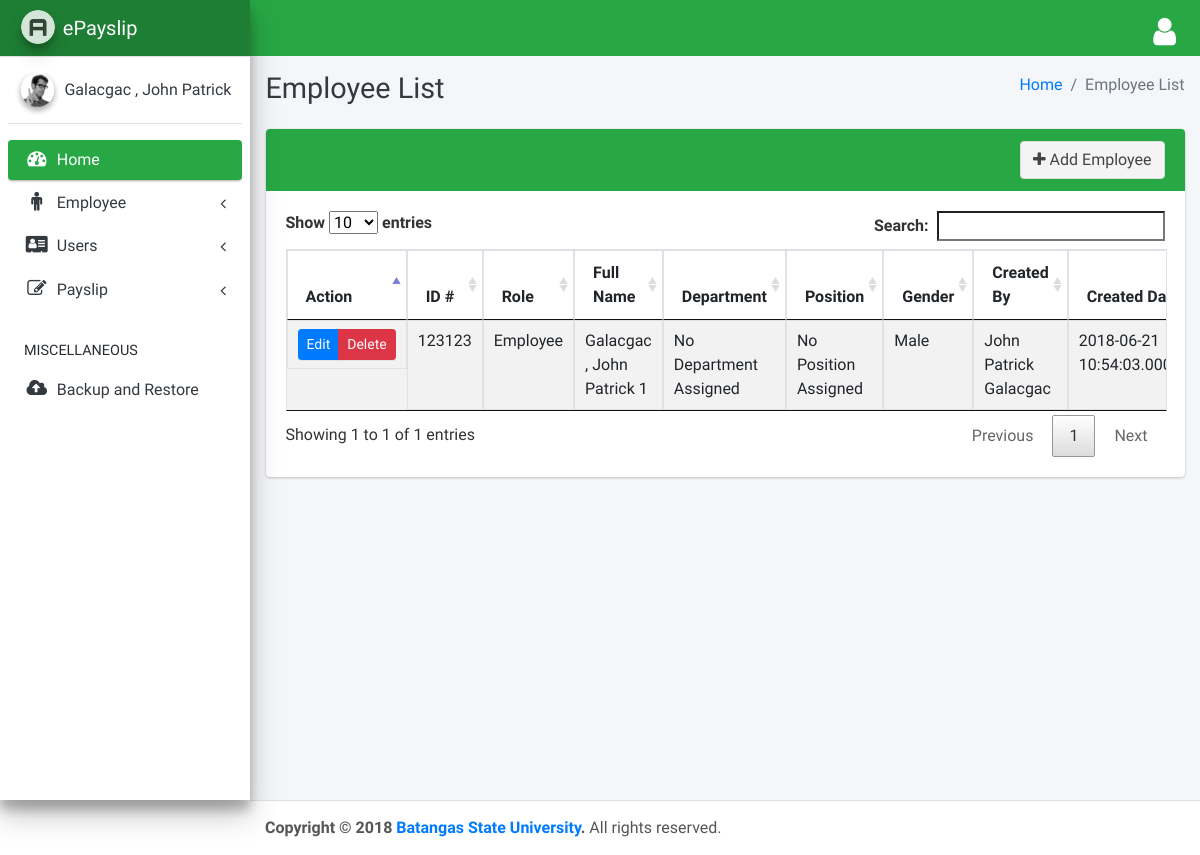
/employeelist.php (signed in), run on the app's committed database.
### tables this page shows
CREATE TABLE IF NOT EXISTS `user` (
`id` int(10) NOT NULL,
  `roleid` int(10) NOT NULL,
  `idnumber` varchar(20) NOT NULL,
  `password` varchar(32) NOT NULL,
  `firstname` varchar(50) NOT NULL,
  `middlename` varchar(50) DEFAULT NULL,
  `lastname` varchar(50) NOT NULL,
  `birthdate` date NOT NULL,
  `gender` varchar(10) NOT NULL,
  `departmentid` int(10) NOT NULL,
  `positionid` int(10) NOT NULL,
  `address` varchar(250) NOT NULL,
  `contactnumber` varchar(30) NOT NULL,
  `emailadd` varchar(50) NOT NULL,
  `createdby` varchar(50) NOT NULL,
  `createddate` datetime(6) NOT NULL,
  `modifiedby` varchar(50) DEFAULT NULL,
  `modifieddate` datetime(6) DEFAULT NULL,
  `isactive` bit(10) NOT NULL DEFAULT b'1'
);

### config/config.php (called while the page is built, shortened)
<?php
$databaseName = 'bsuepayslip';
 $db = mysql_select_db($databaseName);
?>

### helpers/crud.php (called while the page is built, shortened)
<?php
function _getAllData($tablename){
    if ($tablename != NULL){
        require_once("config/config.php");
        $result = mysql_query("SELECT * FROM " . $tablename)  or die (mysql_error());
        if($result){
            $data['data'] = mysql_fetch_assoc($result);
            $data['count'] = mysql_affected_rows();
            return $data;
        }
        else{
            $data['data'] = NULL;
            $data['count'] = 0;
            return $data;
        }
    }
}
function _getAllDataByParam($tablename,$param){
    if ($tablename != NULL){
        require_once("config/config.php");
        $result = mysql_query("SELECT * FROM " . $tablename . " WHERE " . $param)  or die (mysql_error());
        if($result){
            $data['data'] = mysql_fetch_assoc($result);
            $data['count'] =mysql_affected_rows();
            return $data;
        }
        else{
            $data['data'] = NULL;
            $data['count'] = 0;
            return $data;
        }
    }
}
?>

### helpers/helper.php (called while the page is built, shortened)
<?php
function getRoleName($roleid){
    if ($roleid != null) {
        if ($roleid == 1) {
            return 'Employee';
        }
        elseif ($roleid == 0) {
            return 'Administrator';
        }
        else {
            return 'Unknown Role';
        }
    }
    else{
        return 'Unknown Role';
    }
}
function formatFullName($format,$firstname,$middlename,$lastname){
    if ($format == 'fml') {
        return $firstname . ' ' . $middlename . ' ' . $lastname;
    }
    else if ($format == 'lfm') {
        return $lastname . ', ' . $firstname . ' ' . $middlename;
    }
    else {
        return $firstname . ' ' . $middlename . ' ' . $lastname;
    }
}
function getDepartmentName($departmentid){
   $data = _getAllDataByParam('department','id = '. $departmentid);
   return 'No Department Assigned';
}
function getPositionName($positionid){
    $data = _getAllDataByParam('position','id = ' . $positionid);
    return 'No Position Assigned';
 }
?>

### employeelist.php (the view, shortened to what this page needs)
<?php
  $_HeaderTitle = 'Employee List';
  include 'helpers/header.php';
  include 'helpers/helper.php';
  include 'helpers/crud.php';
  $users_employee = _getAllData('user');
  $empdataList = array();
  if ($users_employee != null && $users_employee['count'] != 0){
      $empdataList[] = $users_employee['data'];
  }
  else{
      $empdataList[] = null;
  }
?>
    <div class="content">
      <div class="container-fluid">
        <div class="card card-success">
              <div class="card-header">
              <button type="button" class="btn btn-xs btn-default pull-right" data-toggle="modal" data-target="#myModal"><i class="fa fa-plus"></i> Add Employee</button>
              </div>
              <div class="card-body">
                <table class="table table-responsive table-bordered table-striped table-hover table-condensed jqdatatable">
                <thead>
                   <th>
                   Action
                  </th>
                  <th>
                    ID #
                  </th>
                  <th>
                    Role
                  </th>
                  <th>
                    Full Name
                  </th>
                  <th>
                    Department
                  </th>
                  <th>
                    Position
                  </th>
                  <th>
                    Gender
                  </th>
                  <th>
                    Created By
                  </th>
                  <th>
                    Created Date
                  </th>
                </thead>
                <tbody>
                  <?php
                  if ($empdataList == null){
                    echo '<tr><td colspan="8" class="text-center">-- No Records Found! --</td></tr>';
                  }
                  else{
                    foreach ($empdataList as $empList) {
                      echo '<tr>';
                      echo '<td class="btn-group"><button type="button" class="btn btn-sm btn-primary" name="EditEmployee" id="EditEmployee" value="'. $empList["id"].'">Edit</button><button type="button" class="btn btn-sm btn-danger" name="DeleteEmployee" id="DeleteEmployee" value="'. $empList["id"].'">Delete</button></td>';
                      echo '<td>'. $empList["idnumber"] .'</td>';
                      echo '<td>'. getRoleName($empList['roleid']) .'</td>';
                      echo '<td>'. formatFullName('lfm',$empList['firstname'],$empList['middlename'],$empList['lastname']) .'</td>';
                      echo '<td>'. getDepartmentName($empList['departmentid']) .'</td>';
                      echo '<td>'. getPositionName($empList['positionid']) .'</td>';
                      echo '<td>'. $empList['gender'] .'</td>';
                      echo '<td>'. $empList['createdby'] .'</td>';
                      echo '<td>'. $empList['createddate'] .'</td>';
                      echo '</tr>';
                    }
                  }
                  ?>
                  </tbody>
                </table>
              </div>
            </div>
		</div>
  </div>
<?php include 'helpers/footer.php'; ?>

### helpers/header.php (shortened to what this page needs)
<!DOCTYPE html>
<html lang="en">
<head>
<link rel="stylesheet" href="plugins/datatables/datatables.css">
  <link rel="stylesheet" href="plugins/font-awesome/css/font-awesome.min.css">
  <link rel="stylesheet" href="dist/css/adminlte.css">
</head>
<body class="hold-transition sidebar-mini">
<div class="wrapper">
  <nav class="main-header navbar navbar-expand  navbar-dark bg-success">
    <ul class="navbar-nav ml-auto">
      <li class="nav-item dropdown">
        <a class="nav-link" data-toggle="dropdown" href="#">
          <i class="fa fa-user fa-2x"></i>
        </a>
    </ul>
  </nav>
  <aside class="main-sidebar sidebar-light-success elevation-4 ">
    <a href="index.php" class="brand-link bg-success">
      <img src="dist/img/AdminLTELogo.png" alt="AdminLTE Logo" class="brand-image img-circle elevation-3"
           style="opacity: .8">
      <span class="brand-text font-weight-light">ePayslip</span>
    </a>
    <div class="sidebar">
      <div class="user-panel mt-3 pb-3 mb-3 d-flex">
        <div class="image">
          <img src="dist/img/user2-160x160.jpg" class="img-circle elevation-2" alt="User Image">
        </div>
        <div class="info">
          <a href="#" class="d-block"><?php echo $_SESSION["isLogin"]['lastname'] . ", " . $_SESSION["isLogin"]['firstname']; ?></a>
        </div>
      </div>
      <nav class="mt-2">
        <ul class="nav nav-pills nav-sidebar flex-column" data-widget="treeview" role="menu" data-accordion="false">
           <li class="nav-item has-treeview menu-open">
            <a href="index.php" class="nav-link active">
              <i class="nav-icon fa fa-dashboard"></i>
              <p> Home</p>
            </a>
		  </li>
          <li class="nav-item has-treeview">
            <a href="#" class="nav-link">
              <i class="nav-icon fa fa-male"></i>
              <p> Employee <em class="fa fa-angle-left right"></em> </p>
            </a>
          </li>
          <li class="nav-item has-treeview">
            <a href="#" class="nav-link">
              <i class="nav-icon fa fa-address-card"></i>
              <p> Users &nbsp; &nbsp; &nbsp; &nbsp; &nbsp; &nbsp; &nbsp; &nbsp; <em class="fa fa-angle-left right"></em> </p>
            </a>
          </li>
          <li class="nav-item has-treeview">
            <a href="#" class="nav-link">
              <i class="nav-icon fa fa-edit"></i>
              <p> Payslip <em class="fa fa-angle-left right"></em> </p>
            </a>
          </li>
          <li class="nav-header">MISCELLANEOUS</li>
          <li class="nav-item">
            <a href="#" class="nav-link">
              <i class="nav-icon fa fa-cloud-upload"></i>
              <p>Backup and Restore</p>
            </a>
          </li>
        </ul>
      </nav>
    </div>
  </aside>
  <div class="content-wrapper">
    <div class="content-header">
      <div class="container-fluid">
        <div class="row mb-2">
          <div class="col-sm-6">
            <h1 class="m-0 text-dark"><?php echo (isset($_HeaderTitle) ? $_HeaderTitle : 'Index'); ?></h1>
          </div>
          <div class="col-sm-6">
            <ol class="breadcrumb float-sm-right">
              <li class="breadcrumb-item"><a href="index.php">Home</a></li>
              <li class="breadcrumb-item active"><?php echo (isset($_HeaderTitle) ? $_HeaderTitle : 'Index'); ?></li>
            </ol>
          </div>
        </div>
      </div>
    </div>

### helpers/footer.php (shortened to what this page needs)
</div>
 <footer class="main-footer">
    <strong>Copyright &copy; <?php echo date("Y");?> <a href="#">Batangas State University</a>.</strong> All rights reserved.
  </footer>
</div>
</body>
</html>

### data on the page
user: $empList["id"] 28 (drawn), idnumber "123123", roleid "Employee", firstname+middlename+lastname "Galacgac , John Patrick 1", departmentid "No Department Assigned", positionid "No Position Assigned", gender "Male", createdby "John Patrick Galacgac", createddate "2018-06-21…"

### other printed values
$_SESSION["isLogin"]['lastname'] "Galacgac"
$_SESSION["isLogin"]['firstname'] "John Patrick"
$_HeaderTitle "Employee List"
